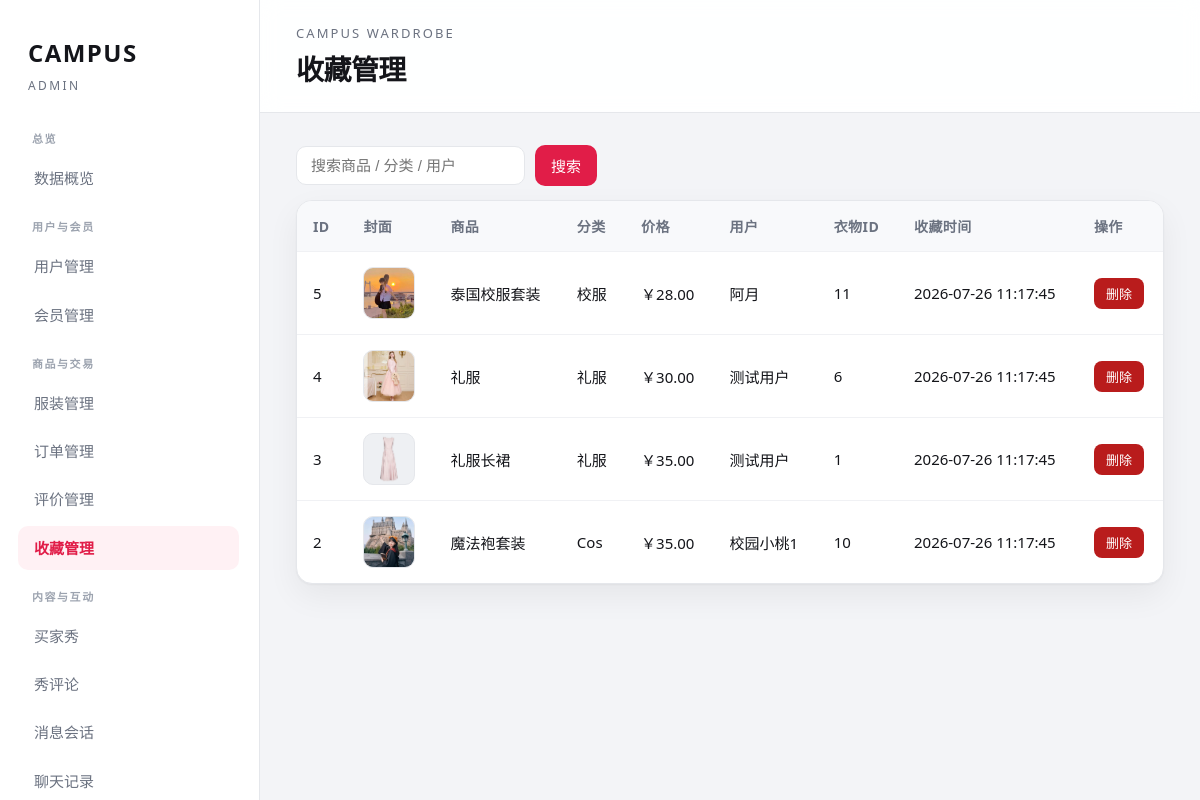
Page /admin/favorites.php (signed in) on the committed database.
### tables this page shows
CREATE TABLE `favorites` (
  `id` int(10) UNSIGNED NOT NULL,
  `user_id` int(10) UNSIGNED NOT NULL,
  `clothes_id` int(10) UNSIGNED NOT NULL,
  `title` varchar(100) DEFAULT NULL,
  `cover` varchar(255) DEFAULT NULL,
  `price` decimal(10,2) DEFAULT 0.00,
  `category` varchar(50) DEFAULT NULL,
  `created_at` datetime NOT NULL DEFAULT current_timestamp()
);

CREATE TABLE `users` (
  `id` int(10) UNSIGNED NOT NULL,
  `username` varchar(64) NOT NULL,
  `phone` varchar(20) DEFAULT NULL COMMENT '手机号',
  `openid` varchar(64) DEFAULT NULL COMMENT '微信openid(演示)',
  `login_type` varchar(16) DEFAULT NULL COMMENT 'phone|wechat',
  `password` varchar(255) DEFAULT NULL,
  `nickname` varchar(64) DEFAULT NULL,
  `real_name` varchar(64) DEFAULT NULL COMMENT '真实姓名',
  `avatar` varchar(255) DEFAULT NULL COMMENT '头像路径',
  `student_id` varchar(32) DEFAULT NULL,
  `address` varchar(255) DEFAULT NULL COMMENT '校内交接地址',
  `campus` varchar(64) DEFAULT NULL COMMENT '当前校区'
);

### admin/favorites.php (the view, shortened to what this page needs)
<?php
require_once __DIR__ . '/_init.php';
$conn = admin_db();
$kw = isset($_GET['q']) ? trim($_GET['q']) : '';
$where = '1=1';
$list = array();
$res = mysqli_query($conn, "SELECT f.id, f.user_id, f.clothes_id, f.title, f.cover, f.price, f.category, f.created_at,
    u.nickname, u.phone
    FROM favorites f
    LEFT JOIN users u ON u.id = f.user_id
    WHERE {$where}
    ORDER BY f.id DESC LIMIT 300");
if ($res) {
    while ($row = mysqli_fetch_assoc($res)) $list[] = $row;
}
?>
<form class="toolbar" method="get">
  <input type="text" name="q" value="<?php echo h($kw); ?>" placeholder="搜索商品 / 分类 / 用户">
  <button class="btn" type="submit">搜索</button>
</form>
<div class="table-wrap">
  <table>
    <thead>
      <tr>
        <th>ID</th>
        <th>封面</th>
        <th>商品</th>
        <th>分类</th>
        <th>价格</th>
        <th>用户</th>
        <th>衣物ID</th>
        <th>收藏时间</th>
        <th>操作</th>
      </tr>
    </thead>
    <tbody>
      <?php if (!$list): ?>
        <tr><td colspan="9" class="muted">暂无收藏</td></tr>
      <?php else: foreach ($list as $f): ?>
        <tr>
          <td><?php echo intval($f['id']); ?></td>
          <td>
            <?php $cover = admin_media($f['cover']); ?>
            <?php if ($cover): ?>
              <img class="thumb" src="<?php echo h($cover); ?>" alt=""
                onerror="this.replaceWith(Object.assign(document.createElement('span'),{className:'thumb-fallback',textContent:'无'}))">
            <?php else: ?>
              <span class="thumb-fallback">无</span>
            <?php endif; ?>
          </td>
          <td><?php echo h($f['title'] ? $f['title'] : '-'); ?></td>
          <td><?php echo h($f['category'] ? $f['category'] : '-'); ?></td>
          <td>￥<?php echo number_format(floatval($f['price']), 2); ?></td>
          <td><?php echo h($f['nickname'] ? $f['nickname'] : ('#' . intval($f['user_id']))); ?></td>
          <td><?php echo intval($f['clothes_id']); ?></td>
          <td><?php echo h($f['created_at']); ?></td>
          <td>
            <form method="post" style="display:inline" onsubmit="return confirm('确定删除该收藏？');">
              <button class="btn danger sm" type="submit">删除</button>
            </form>
          </td>
        </tr>
      <?php endforeach; endif; ?>
    </tbody>
  </table>
</div>

### admin/assets/admin.css (style rules this page uses)
:root { --bg: #f3f4f7; --panel: #ffffff; --ink: #14151a; --muted: #6b7280; --line: #e5e7eb; --accent: #e11d48; --accent-soft: #fff1f4; --side: #ffffff; --side-text: #6b7280; --shadow: 0 1px 2px rgba(15, 17, 21, 0.04), 0 12px 32px rgba(15, 17, 21, 0.06); }
* { box-sizing: border-box; }
body { margin: 0; font-family: "Segoe UI", "PingFang SC", "Microsoft YaHei", sans-serif; background: var(--bg); color: var(--ink); }
.toolbar { display: flex; gap: 10px; flex-wrap: wrap; align-items: center; margin-bottom: 14px; }
.toolbar input, .toolbar select, .form input, .form select, .form textarea { border: 1px solid var(--line); border-radius: 10px; padding: 10px 14px; font-size: 15px; background: #fff; color: var(--ink); }
.btn { display: inline-block; border: none; border-radius: 10px; padding: 10px 16px; font-size: 15px; cursor: pointer; background: var(--accent); color: #fff; }
.btn.danger { background: #b91c1c; }
.btn.sm { padding: 6px 12px; font-size: 13px; border-radius: 8px; }
.table-wrap { background: var(--panel); border: 1px solid var(--line); border-radius: 16px; overflow: auto; box-shadow: var(--shadow); }
table { width: 100%; border-collapse: collapse; font-size: 15px; }
th, td { padding: 15px 16px; border-bottom: 1px solid #f0f1f4; text-align: left; vertical-align: middle; }
th { background: #f8f9fb; color: var(--muted); font-weight: 600; white-space: nowrap; font-size: 14px; letter-spacing: 0.03em; }
tr:last-child td { border-bottom: none; }
.thumb { width: 52px; height: 52px; object-fit: cover; border-radius: 10px; background: #eef0f3; display: block; border: 1px solid var(--line); }

### rows in the picture
favorites: id "5", shows a picture, title "泰国校服套装", category "校服", price "28.00", user.nickname "阿月", clothes "11", created_at "2026-07-26 11:17:45"
favorites: id "4", shows a picture, title "礼服", category "礼服", price "30.00", user.nickname "测试用户", clothes "6", created_at "2026-07-26 11:17:45"
favorites: id "3", cover (picture), title "礼服长裙", category "礼服", price "35.00", user.nickname "测试用户", clothes "1", created_at "2026-07-26 11:17:45"
favorites: id "2", shows a picture, title "魔法袍套装", category "Cos", price "35.00", user.nickname "校园小桃1", clothes "10", created_at "2026-07-26 11:17:45"

### other values in the picture
$g['label'] "总览"
$label "数据概览"
$g['label'] "用户与会员"
$label "用户管理"
$label "会员管理"
$g['label'] "商品与交易"
$label "服装管理"
$label "订单管理"
$label "评价管理"
$label "收藏管理"
$g['label'] "内容与互动"
$label "买家秀"
$label "秀评论"
$label "消息会话"
$label "聊天记录"
